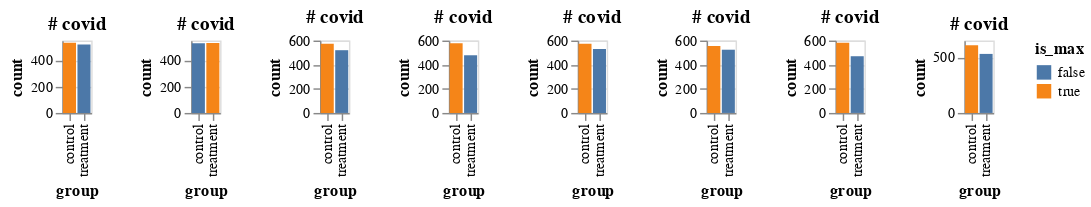

Notebook code for this chart:
### Markdown cell above
[your answer here]

### Code cell
all_ = []

for j in range(8):
    df1 = make_data_frame(p_covid_treat=.1, p_covid_control=.11, totalN=10000)
    plot1 = make_plot_2(df1)
    all_.append(plot1)

alt.hconcat(*all_)

### Figure 1 — Vega-Lite specification as saved in the notebook (floating-point values rounded to 4 significant figures)
{"config": {"view": {"continuousWidth": 400, "continuousHeight": 300}}, "hconcat": [{"data": {"name": "data-a0663286d563be0684e434c3ecfdf001"}, "mark": "bar", "encoding": {"color": {"type": "nominal", "field": "is_max"}, "tooltip": {"type": "quantitative", "field": "count"}, "x": {"type": "nominal", "field": "group"}, "y": {"type": "quantitative", "field": "count"}}, "height": 50, "title": "# covid", "width": 20}, {"data": {"name": "data-6c1da0a4fe1056e284fc6f42e9fd0723"}, "mark": "bar", "encoding": {"color": {"type": "nominal", "field": "is_max"}, "tooltip": {"type": "quantitative", "field": "count"}, "x": {"type": "nominal", "field": "group"}, "y": {"type": "quantitative", "field": "count"}}, "height": 50, "title": "# covid", "width": 20}, {"data": {"name": "data-b874c4a4ebf707c3f8081bd1c35e9584"}, "mark": "bar", "encoding": {"color": {"type": "nominal", "field": "is_max"}, "tooltip": {"type": "quantitative", "field": "count"}, "x": {"type": "nominal", "field": "group"}, "y": {"type": "quantitative", "field": "count"}}, "height": 50, "title": "# covid", "width": 20}, {"data": {"name": "data-190eb6e072988b5c5a352f6a729ff98c"}, "mark": "bar", "encoding": {"color": {"type": "nominal", "field": "is_max"}, "tooltip": {"type": "quantitative", "field": "count"}, "x": {"type": "nominal", "field": "group"}, "y": {"type": "quantitative", "field": "count"}}, "height": 50, "title": "# covid", "width": 20}, {"data": {"name": "data-32d7bfda325b7a8a35351ee8c74b04bf"}, "mark": "bar", "encoding": {"color": {"type": "nominal", "field": "is_max"}, "tooltip": {"type": "quantitative", "field": "count"}, "x": {"type": "nominal", "field": "group"}, "y": {"type": "quantitative", "field": "count"}}, "height": 50, "title": "# covid", "width": 20}, {"data": {"name": "data-ff8b431c326d6479a6d0d7122b21e9c7"}, "mark": "bar", "encoding": {"color": {"type": "nominal", "field": "is_max"}, "tooltip": {"type": "quantitative", "field": "count"}, "x": {"type": "nominal", "field": "group"}, "y": {"type": "quantitative", "field": "count"}}, "height": 50, "title": "# covid", "width": 20}, {"data": {"name": "data-dba7ae73efeb2f16c7c694d32be11ece"}, "mark": "bar", "encoding": {"color": {"type": "nominal", "field": "is_max"}, "tooltip": {"type": "quantitative", "field": "count"}, "x": {"type": "nominal", "field": "group"}, "y": {"type": "quantitative", "field": "count"}}, "height": 50, "title": "# covid", "width": 20}, {"data": {"name": "data-92dbdcb7a26abd5c03d3ec4811cc649b"}, "mark": "bar", "encoding": {"color": {"type": "nominal", "field": "is_max"}, "tooltip": {"type": "quantitative", "field": "count"}, "x": {"type": "nominal", "field": "group"}, "y": {"type": "quantitative", "field": "count"}}, "height": 50, "title": "# covid", "width": 20}], "$schema": "https://vega.github.io/schema/vega-lite/v4.8.1.json", "datasets": {"data-a0663286d563be0684e434c3ecfdf001": [{"group": "treatment", "count": 520, "is_max": false}, {"group": "control", "count": 534, "is_max": true}], "data-6c1da0a4fe1056e284fc6f42e9fd0723": [{"group": "treatment", "count": 532, "is_max": true}, {"group": "control", "count": 529, "is_max": false}], "data-b874c4a4ebf707c3f8081bd1c35e9584": [{"group": "treatment", "count": 520, "is_max": false}, {"group": "control", "count": 573, "is_max": true}], "data-190eb6e072988b5c5a352f6a729ff98c": [{"group": "treatment", "count": 478, "is_max": false}, {"group": "control", "count": 577, "is_max": true}], "data-32d7bfda325b7a8a35351ee8c74b04bf": [{"group": "treatment", "count": 530, "is_max": false}, {"group": "control", "count": 573, "is_max": true}], "data-ff8b431c326d6479a6d0d7122b21e9c7": [{"group": "treatment", "count": 524, "is_max": false}, {"group": "control", "count": 554, "is_max": true}], "data-dba7ae73efeb2f16c7c694d32be11ece": [{"group": "treatment", "count": 470, "is_max": false}, {"group": "control", "count": 581, "is_max": true}], "data-92dbdcb7a26abd5c03d3ec4811cc649b": [{"group": "treatment", "count": 530, "is_max": false}, {"group": "control", "count": 608, "is_max": true}]}}
